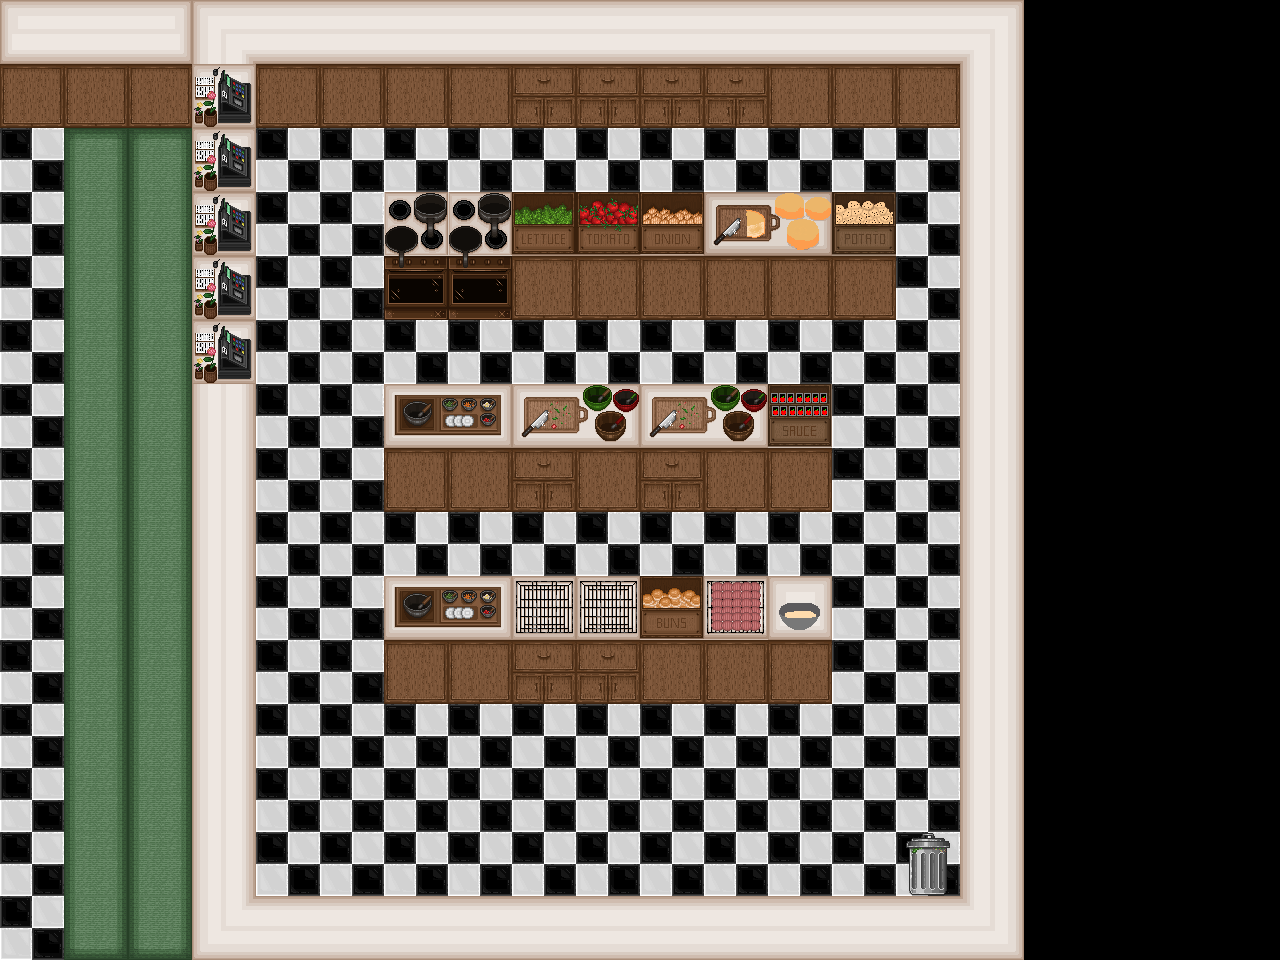

This is a level from a 2D game, rendered from its Tiled map with the project's own tilesets. A one-line summary and the complete map file follow:
An orthogonal 20x15 tile map with 64x64 px tiles, 2 tile layers (Bottom Layer, Top Layer).

<map version="1.9" tiledversion="1.9.2" orientation="orthogonal" renderorder="right-down" width="20" height="15" tilewidth="64" tileheight="64" infinite="0" nextlayerid="3" nextobjectid="1">
 <tileset firstgid="1" source="art_tileset.tsx" />
 <layer id="1" name="Bottom Layer" width="20" height="15">
  <data encoding="csv">
0,0,0,0,0,0,0,0,0,0,0,0,0,0,0,0,0,0,0,0,
12,12,12,0,12,12,12,12,2,2,2,2,12,12,12,0,0,0,0,0,
23,29,29,0,23,23,23,23,23,23,23,23,23,23,23,0,0,0,0,0,
23,30,30,0,23,23,0,0,0,0,0,0,0,0,23,0,0,0,0,0,
23,30,30,0,23,23,18,18,12,12,12,12,12,12,23,0,0,0,0,0,
23,30,30,0,23,23,23,23,23,23,23,23,23,23,23,0,0,0,0,0,
23,30,30,0,23,23,0,0,0,0,0,0,0,23,23,0,0,0,0,0,
23,30,30,0,23,23,12,12,2,12,2,12,12,23,23,0,0,0,0,0,
23,30,30,0,23,23,23,23,23,23,23,23,23,23,23,0,0,0,0,0,
23,30,30,0,23,23,0,0,0,0,0,0,0,23,23,0,0,0,0,0,
23,30,30,0,23,23,12,12,2,2,12,12,12,23,23,0,0,0,0,0,
23,30,30,0,23,23,23,23,23,23,23,23,23,23,23,0,0,0,0,0,
23,30,30,0,23,23,23,23,23,23,23,23,23,23,23,0,0,0,0,0,
23,30,30,0,23,23,23,23,23,23,23,23,23,23,23,0,0,0,0,0,
23,31,31,0,0,0,0,0,0,0,0,0,0,0,0,0,0,0,0,0
</data>
 </layer>
 <layer id="2" name="Top Layer" width="20" height="15">
  <data encoding="csv">
3,9,4,1,9,9,9,9,9,9,9,9,9,9,9,2147483649,0,0,0,0,
0,0,0,27,0,0,0,0,0,0,0,0,0,0,0,2684354569,0,0,0,0,
0,0,0,27,0,0,0,0,0,0,0,0,0,0,0,2684354569,0,0,0,0,
0,0,0,27,0,0,21,21,8,14,28,35,0,38,0,2684354569,0,0,0,0,
0,0,0,27,0,0,0,0,0,0,0,0,0,0,0,2684354569,0,0,0,0,
0,0,0,27,0,0,0,0,0,0,0,0,0,0,0,2684354569,0,0,0,0,
0,0,0,1610612745,0,0,22,0,32,0,32,0,36,0,0,2684354569,0,0,0,0,
0,0,0,1610612745,0,0,0,0,0,0,0,0,0,0,0,2684354569,0,0,0,0,
0,0,0,1610612745,0,0,0,0,0,0,0,0,0,0,0,2684354569,0,0,0,0,
0,0,0,1610612745,0,0,22,0,34,34,25,26,37,0,0,2684354569,0,0,0,0,
0,0,0,1610612745,0,0,0,0,0,0,0,0,0,0,0,2684354569,0,0,0,0,
0,0,0,1610612745,0,0,0,0,0,0,0,0,0,0,0,2684354569,0,0,0,0,
0,0,0,1610612745,0,0,0,0,0,0,0,0,0,0,0,2684354569,0,0,0,0,
0,0,0,1610612745,0,0,0,0,0,0,0,0,0,0,33,2684354569,0,0,0,0,
0,0,0,1073741825,3221225481,3221225481,3221225481,3221225481,3221225481,3221225481,3221225481,3221225481,3221225481,3221225481,3221225481,3221225473,0,0,0,0
</data>
 </layer>
</map>
